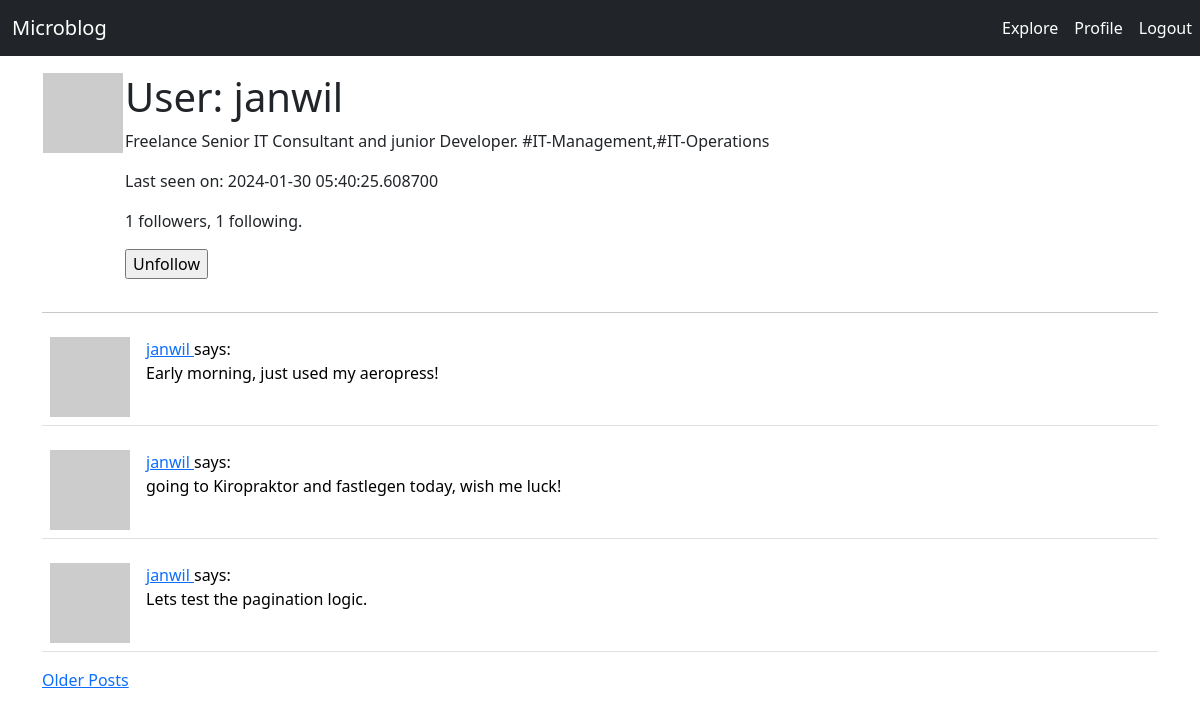
Page /user/janwil (signed in) on the earlier database version.
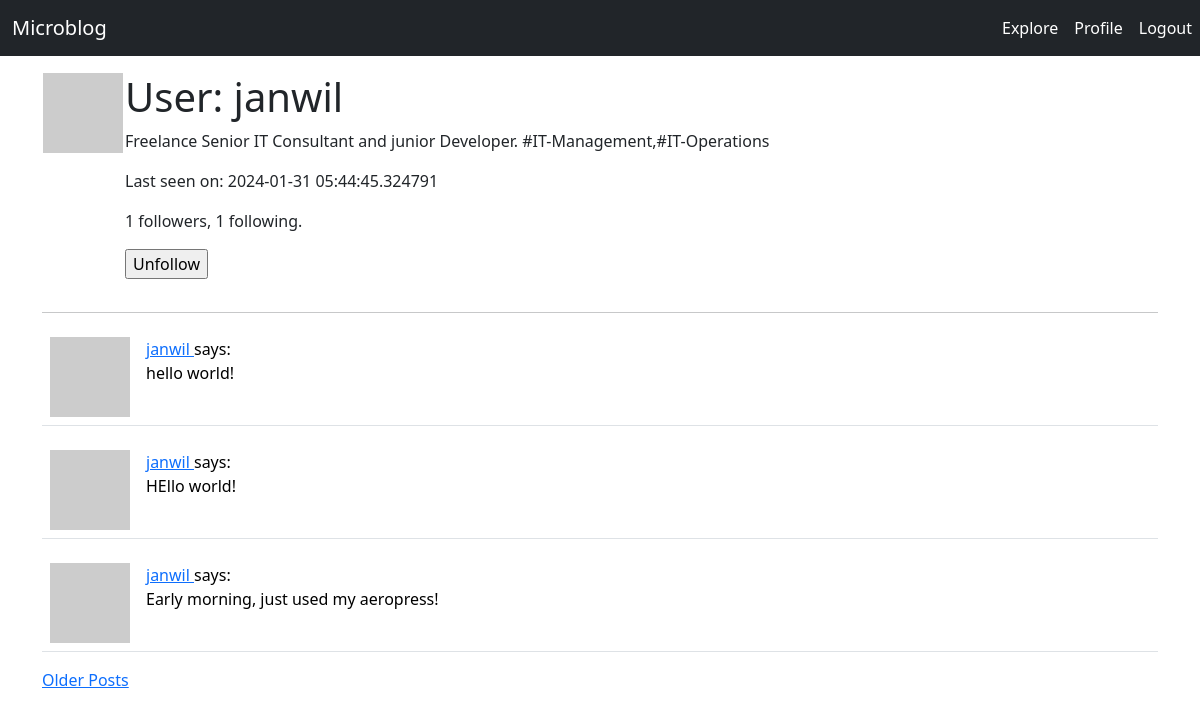
Same page on the later database version.
### app/models.py (models this page shows, shortened)
class User(UserMixin,db.Model):
    id: so.Mapped[int] = so.mapped_column(primary_key=True)
    username: so.Mapped[str] = so.mapped_column(sa.String(64), index=True,unique=True)
    email: so.Mapped[str] = so.mapped_column(sa.String(120),index=True, unique=True)
    password_hash: so.Mapped[Optional[str]] = so.mapped_column(sa.String(256))
    posts: so.WriteOnlyMapped['Post'] = so.relationship(back_populates='author')
    about_me: so.Mapped[Optional[str]] = so.mapped_column(sa.String(140))
    last_seen: so.Mapped[Optional[datetime]] = so.mapped_column(default=lambda: datetime.now(timezone.utc))
    following: so.WriteOnlyMapped['User'] = so.relationship(secondary=followers,primaryjoin=(followers.c.follower_id == id),
                                                            secondaryjoin=(followers.c.followed_id == id),
                                                            back_populates='followers')
    followers: so.WriteOnlyMapped['User'] = so.relationship(secondary=followers,primaryjoin=(followers.c.followed_id == id),
                                                            secondaryjoin=(followers.c.follower_id == id),
                                                            back_populates='following')
    def avatar(self,size):
        digest = md5(self.email.lower().encode('utf-8')).hexdigest()
        return f'https://www.gravatar.com/avatar/{digest}?d=identicon&s={size}'
    def is_following(self,user):
        query = self.following.select().where(User.id == user.id)
        return db.session.scalar(query) is not None
    def followers_count(self):
        query = sa.select(sa.func.count()).select_from(self.followers.select().subquery())
        return db.session.scalar(query)
    def following_count(self):
        query = sa.select(sa.func.count()).select_from(self.following.select().subquery())
        return db.session.scalar(query)

class Post(db.Model):
    id: so.Mapped[int] = so.mapped_column(primary_key=True)
    body: so.Mapped[str] = so.mapped_column(sa.String(140))
    timestamp: so.Mapped[datetime] = so.mapped_column(index=True, default=lambda: datetime.now(timezone.utc))
    user_id: so.Mapped[int] = so.mapped_column(sa.ForeignKey(User.id),index=True)
    author: so.Mapped[User] = so.relationship(back_populates='posts')

### app/routes.py (the view)
@app.route('/user/<username>')
@login_required
def user(username):
    user = db.first_or_404(sa.select(User).where(User.username == username))
    page = request.args.get('page',1, type=int)
    query= user.posts.select().order_by(Post.timestamp.desc())
    posts = db.paginate(query,page=page,per_page=app.config['POSTS_PER_PAGE'],error_out=False)
    next_url = url_for('user',username=user.username,page=posts.next_num) \
        if posts.has_next else None
    prev_url = url_for('user',username=user.username,page=posts.prev_num) \
        if posts.has_prev else None
    form=EmptyForm()
    return render_template('user.html',user=user,posts=posts,form=form,next_url=next_url,prev_url=prev_url)

### app/forms.py
class EmptyForm(FlaskForm):
    submit=SubmitField('Submit')

### app/models.py (called while the page is built)
@login.user_loader
def load_user(id):
    return db.session.get(User,int(id))

### app/routes.py (called while the page is built)
@app.before_request
def before_request():
    if current_user.is_authenticated:
        current_user.last_seen = datetime.now(timezone.utc)
        db.session.commit()

### app/templates/user.html (shortened to what this page needs)
{% extends 'base.html' %}
{% block content %}
<table>
    <tr valign="top">
        <td><img src="{{ user.avatar(128) }}"></td>
        <td>
            <h1>User: {{ user.username }}</h1>
            {% if user.about_me %}
                <p>{{ user.about_me }}</p>
            {% endif %}
            {% if user.last_seen %}
                <p>Last seen on: {{ user.last_seen }}</p>
            {% endif %}
            <p>{{ user.followers_count() }} followers, {{ user.following_count() }} following.</p>
            {% if user == current_user %}
            <p><a href="{{ url_for('edit_profile') }}">Edit your profile</a></p>
            {% else %}
            <p>
                <form action="{{ url_for('unfollow', username=user.username) }}" method="post">
                    {{ form.submit(value='Unfollow') }}
                </form>
            </p>
            {% endif %}
        </td>
    </tr>
</table>
<hr>
    {% for post in posts %}
            {% include "_post.html" %}
    {% endfor %}
    {% if next_url %}
    <a href="{{ next_url }}">Older Posts </a>
    {% endif %}
{% endblock %}

### app/templates/_post.html
<table class="table table-hover">
    <tr valign="top">
        <td width="70px">
            <a href="{{ url_for('user', username=post.author.username) }}">
                <img src="{{ post.author.avatar(70)}}" />
            </a>
        </td>
        <td>
            <a href="{{ url_for('user', username=post.author.username) }}">
                {{ post.author.username }}
            </a>
            says:<br>{{ post.body }}
        </td>
    </tr>
</table>

Differences in the rows shown:
no longer on this page (row unchanged): Post: author.username "janwil", body "going to Kiropraktor and fastlegen today, wish me luck!"
no longer on this page (row unchanged): Post: author.username "janwil", body "Lets test the pagination logic."
changed User "janwil": last_seen "2024-01-30 05:40:25.608700" → "2024-01-31 05:44:45.324791"
added Post: author.username "janwil", body "hello world!"
added Post: author.username "janwil", body "HEllo world!"
